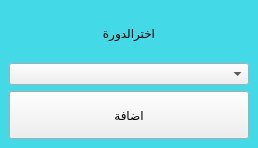
<?xml version="1.0" encoding="UTF-8"?>
<ui version="4.0">
 <class>Form</class>
 <widget class="QWidget" name="Form">
  <property name="geometry">
   <rect>
    <x>0</x>
    <y>0</y>
    <width>258</width>
    <height>148</height>
   </rect>
  </property>
  <property name="windowTitle">
   <string>Form</string>
  </property>
  <layout class="QVBoxLayout" name="verticalLayout">
   <property name="spacing">
    <number>0</number>
   </property>
   <property name="margin">
    <number>0</number>
   </property>
   <item>
    <widget class="QWidget" name="widget" native="true">
     <property name="styleSheet">
      <string notr="true">.QWidget { background: #44D9E6; }</string>
     </property>
     <layout class="QVBoxLayout" name="verticalLayout_2">
      <item>
       <widget class="QLabel" name="label">
        <property name="text">
         <string>اخترالدورة</string>
        </property>
        <property name="alignment">
         <set>Qt::AlignCenter</set>
        </property>
       </widget>
      </item>
      <item>
       <widget class="QComboBox" name="course_cmb">
        <property name="sizePolicy">
         <sizepolicy hsizetype="Preferred" vsizetype="Fixed">
          <horstretch>0</horstretch>
          <verstretch>0</verstretch>
         </sizepolicy>
        </property>
       </widget>
      </item>
      <item>
       <widget class="QPushButton" name="add_btn">
        <property name="sizePolicy">
         <sizepolicy hsizetype="Minimum" vsizetype="Preferred">
          <horstretch>0</horstretch>
          <verstretch>0</verstretch>
         </sizepolicy>
        </property>
        <property name="text">
         <string>اضافة</string>
        </property>
        <property name="icon">
         <iconset resource="../views/source.qrc">
          <normaloff>:/n/img/Plus-500.png</normaloff>:/n/img/Plus-500.png</iconset>
        </property>
        <property name="iconSize">
         <size>
          <width>30</width>
          <height>30</height>
         </size>
        </property>
       </widget>
      </item>
     </layout>
    </widget>
   </item>
  </layout>
 </widget>
 <resources>
  <include location="../views/source.qrc"/>
 </resources>
 <connections/>
</ui>
